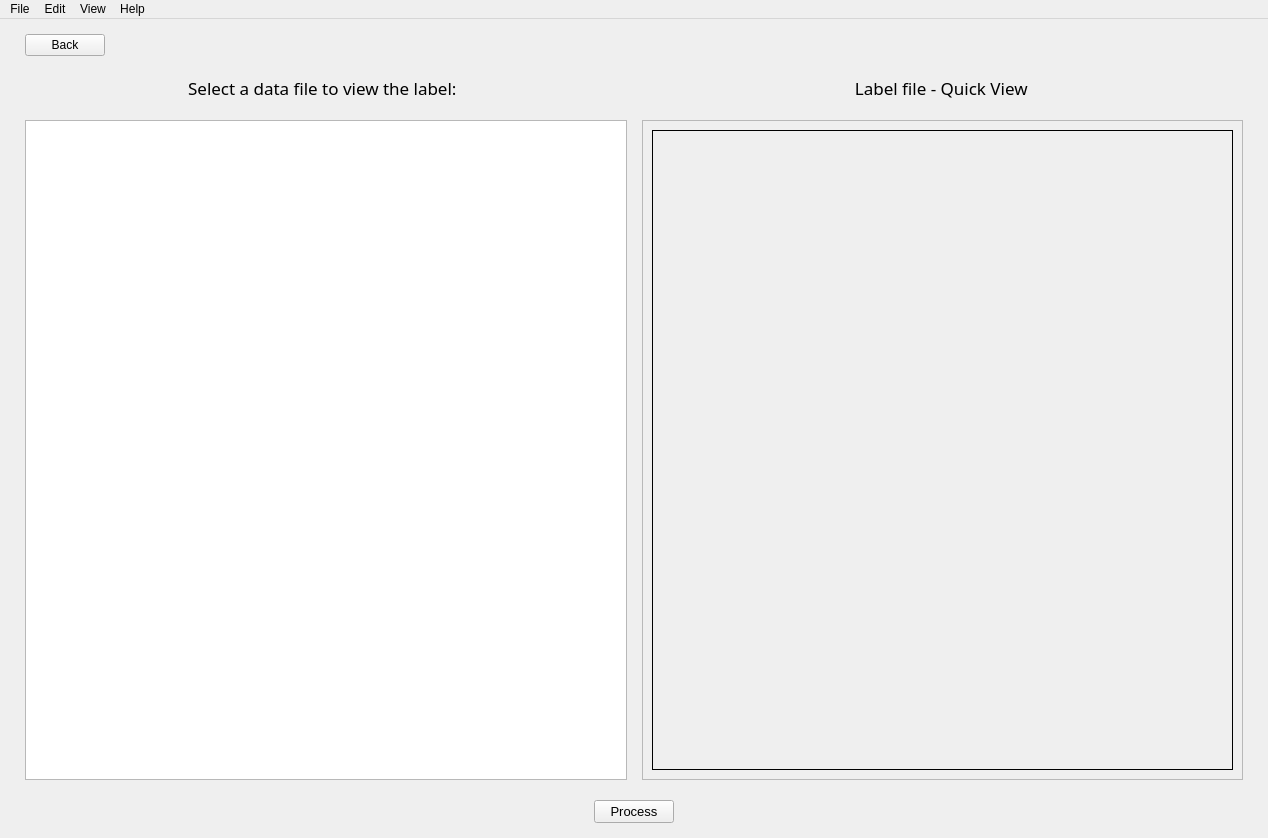
<?xml version="1.0" encoding="UTF-8"?>
<ui version="4.0">
 <class>MainWindow</class>
 <widget class="QMainWindow" name="MainWindow">
  <property name="geometry">
   <rect>
    <x>0</x>
    <y>0</y>
    <width>1268</width>
    <height>838</height>
   </rect>
  </property>
  <property name="font">
   <font>
    <family>Arial</family>
    <pointsize>9</pointsize>
   </font>
  </property>
  <property name="windowTitle">
   <string>MainWindow</string>
  </property>
  <widget class="QWidget" name="centralwidget">
   <layout class="QVBoxLayout" name="verticalLayout_2">
    <property name="leftMargin">
     <number>25</number>
    </property>
    <property name="topMargin">
     <number>15</number>
    </property>
    <property name="rightMargin">
     <number>25</number>
    </property>
    <property name="bottomMargin">
     <number>5</number>
    </property>
    <item>
     <layout class="QVBoxLayout" name="verticalLayout" stretch="0,0,0,0">
      <property name="spacing">
       <number>20</number>
      </property>
      <property name="bottomMargin">
       <number>10</number>
      </property>
      <item>
       <layout class="QHBoxLayout" name="horizontalLayout_2">
        <item>
         <widget class="QPushButton" name="btn_back">
          <property name="text">
           <string>Back</string>
          </property>
         </widget>
        </item>
        <item>
         <spacer name="horizontalSpacer">
          <property name="orientation">
           <enum>Qt::Horizontal</enum>
          </property>
          <property name="sizeHint" stdset="0">
           <size>
            <width>40</width>
            <height>20</height>
           </size>
          </property>
         </spacer>
        </item>
       </layout>
      </item>
      <item>
       <layout class="QHBoxLayout" name="hlayout_title" stretch="1,1">
        <item>
         <widget class="QLabel" name="lbl_instructions">
          <property name="font">
           <font>
            <family>Bahnschrift SemiLight</family>
            <pointsize>13</pointsize>
           </font>
          </property>
          <property name="text">
           <string>Select a data file to view the label: </string>
          </property>
          <property name="alignment">
           <set>Qt::AlignCenter</set>
          </property>
         </widget>
        </item>
        <item>
         <widget class="QLabel" name="lbl_metadata">
          <property name="font">
           <font>
            <family>Bahnschrift SemiLight</family>
            <pointsize>13</pointsize>
           </font>
          </property>
          <property name="text">
           <string>Label file - Quick View </string>
          </property>
          <property name="alignment">
           <set>Qt::AlignCenter</set>
          </property>
         </widget>
        </item>
       </layout>
      </item>
      <item>
       <layout class="QHBoxLayout" name="hlayout_content">
        <property name="spacing">
         <number>15</number>
        </property>
        <item>
         <widget class="QTableWidget" name="table_files">
          <property name="font">
           <font>
            <family>Arial</family>
            <pointsize>10</pointsize>
           </font>
          </property>
         </widget>
        </item>
        <item>
         <widget class="QScrollArea" name="scrollArea">
          <property name="widgetResizable">
           <bool>true</bool>
          </property>
          <widget class="QWidget" name="scrollAreaWidgetContents">
           <property name="geometry">
            <rect>
             <x>0</x>
             <y>0</y>
             <width>597</width>
             <height>668</height>
            </rect>
           </property>
           <layout class="QHBoxLayout" name="horizontalLayout">
            <item>
             <widget class="QLabel" name="lbl_quickview">
              <property name="sizePolicy">
               <sizepolicy hsizetype="Expanding" vsizetype="Expanding">
                <horstretch>0</horstretch>
                <verstretch>0</verstretch>
               </sizepolicy>
              </property>
              <property name="font">
               <font>
                <family>Arial</family>
                <pointsize>10</pointsize>
               </font>
              </property>
              <property name="frameShape">
               <enum>QFrame::Box</enum>
              </property>
              <property name="lineWidth">
               <number>1</number>
              </property>
              <property name="text">
               <string/>
              </property>
              <property name="alignment">
               <set>Qt::AlignLeading|Qt::AlignLeft|Qt::AlignTop</set>
              </property>
             </widget>
            </item>
           </layout>
          </widget>
         </widget>
        </item>
       </layout>
      </item>
      <item>
       <layout class="QHBoxLayout" name="hlayout_process">
        <item>
         <widget class="QPushButton" name="btn_process">
          <property name="sizePolicy">
           <sizepolicy hsizetype="Fixed" vsizetype="Fixed">
            <horstretch>0</horstretch>
            <verstretch>0</verstretch>
           </sizepolicy>
          </property>
          <property name="baseSize">
           <size>
            <width>0</width>
            <height>0</height>
           </size>
          </property>
          <property name="font">
           <font>
            <family>Arial</family>
            <pointsize>10</pointsize>
           </font>
          </property>
          <property name="text">
           <string>Process</string>
          </property>
         </widget>
        </item>
       </layout>
      </item>
     </layout>
    </item>
   </layout>
  </widget>
  <widget class="QMenuBar" name="menubar">
   <property name="geometry">
    <rect>
     <x>0</x>
     <y>0</y>
     <width>1268</width>
     <height>18</height>
    </rect>
   </property>
   <widget class="QMenu" name="menuFile">
    <property name="title">
     <string>File</string>
    </property>
   </widget>
   <widget class="QMenu" name="menuEdit">
    <property name="title">
     <string>Edit</string>
    </property>
   </widget>
   <widget class="QMenu" name="menuView">
    <property name="title">
     <string>View</string>
    </property>
   </widget>
   <widget class="QMenu" name="menuHelp">
    <property name="title">
     <string>Help</string>
    </property>
   </widget>
   <addaction name="menuFile"/>
   <addaction name="menuEdit"/>
   <addaction name="menuView"/>
   <addaction name="menuHelp"/>
  </widget>
 </widget>
 <resources/>
 <connections/>
</ui>
